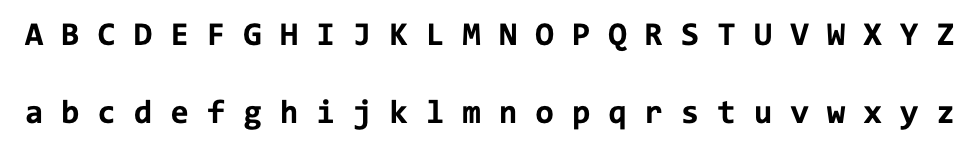
%> input picture src/ABC_consolas_bold.png, 967 x 144 px
$ octave --eval "result = DataPrepare('ABC_consolas_bold.png');"   (GNU Octave 9; MATLAB toolbox functions it lacks are replaced by stand-ins)
%> lines starting %> are read from the running program, lines starting %| are printed output that depends on the picture; in (x1, y1, x2, y2) boxes, pixels count from 0 and x2, y2 are one past the last pixel; in counts of white or black regions, pixels touching at a corner belong together; the program's own positions count from 1
### src/FindTextRows.m
function RowLocation =  FindTextRows(I, row_add)
% Find the location(rows) of a text in the images.
% I - Is RGB or Gray image
% row_add - an double number that determine the extra empty rows that will
% include in text rows.
%
% Syntax:
% RL = FindTextRows(I,0);

    arguments
        I
        row_add double = 0
    end
    if mod(row_add,1) ~= 0
        RowLocation = 0;
        fprintf("[ERROR] Check row_add!!")
        return;
    end
% find the relevant infromation
    sumBW = sum(~I,2);                                          % sum rows
    Zeros_idx = find(sumBW==0);                                 % find empty rows
    [r,~] = find(abs(Zeros_idx(1:end-1)-Zeros_idx(2:end))>2);   % find full rows
    idx_rows(:,1) = Zeros_idx(r)-row_add;                       % start row
    idx_rows(:,2) = Zeros_idx(r+1)+row_add;                     % end row
    RowLocation = array2table(idx_rows,"VariableNames", ...     % table
        ["start_idx", "end_idx"]);
end

### src/DataPrepare.m
function [sma, cap]= DataPrepare(imgPath)
%> called with imgPath = 'ABC_consolas_bold.png'

    I = imread(imgPath);    % load data image
%> I is the input picture: size 144x967x3 uint8; min 0, max 255, mean 237.3
    I = rgb2gray(I);                        % Convert to gray img
%> I: size 144x967 uint8
    Th = 0.5;                               % determine a threshold
    I = I > Th*255;                        % Convert to BW image
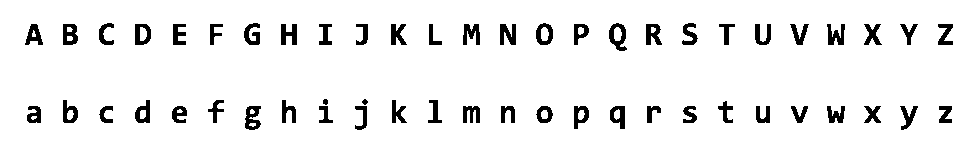
%> I: size 144x967 logical; 93.1% white; 54 black regions, largest, box (x1, y1, x2, y2) and area: (609, 23, 627, 51) 264, (245, 106, 261, 130) 248, (500, 24, 516, 45) 243

    rl = FindTextRows(I,0);
%> in FindTextRows, `sumBW = sum(~I,2);`: sumBW = 144 values, max 305 at index 27, min 0 at index 1, mean 66.58
%> in FindTextRows, `Zeros_idx = find(sumBW==0);`: Zeros_idx = 85 values from 1 to 144
%> in FindTextRows, `[r,~] = find(abs(Zeros_idx(1:end-1)-Zeros_idx(2:end))>2);`: r = [23; 71]
%> the run ends on the next line


    % orginize data
    % image of the data
    img_capital_letters = I(rl.start_idx(1):rl.end_idx(1),:);
    img_small_letters = I(rl.start_idx(2):rl.end_idx(2),:);

    % labels of each image
    [smaLabels,num_small] = bwlabel(~img_small_letters);
    [capLabels,~] = bwlabel(~img_capital_letters);


    % find capital letters
    capital_letters = {};
    small_letters = {};
    for i=1:num_small
        [r,c] = find(smaLabels==i);
        I = smaLabels(min(r):max(r),min(c):max(c));
        small_letters{i} = imresize(I,2);
        [r,c] = find(capLabels==i);
        if isempty(r)
            continue;
        end
        I = capLabels(min(r):max(r),min(c):max(c));
        capital_letters{i} = imresize(I,2);
    end
    % delete dot objects
    small_letters([10,12]) = [];

    sma = small_letters;
    cap = capital_letters;
end
